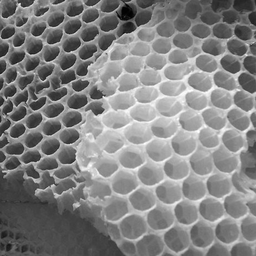
%> input picture 170070008_170070019_170070038_assignment_2_Filtering/3/data/honeyCombReal.png, 256 x 256 px
$ octave --eval "myPatchBasedFiltering(imread('../data/honeyCombReal.png'));"   (GNU Octave 9; MATLAB toolbox functions it lacks are replaced by stand-ins)
%> lines starting %> are read from the running program, lines starting %| are printed output that depends on the picture
function myPatchBasedFiltering(InputImage)

%Given: window and patch sizes
window_length = 25;
patch_length = 9;

%corrupting the image with noise
[ image_x, image_y ] = size(InputImage);
%> image_x = 256; image_y = 256
intensityrange = max(max(InputImage)) - min(min(InputImage));
%> intensityrange = 254
%disp(max(max(InputImage)));
gaussian_noise = 0.05*intensityrange*randn([image_x image_y]);
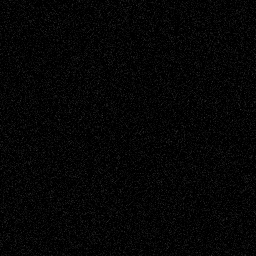
%> gaussian_noise: size 256x256 uint8; min 0, max 54, mean 5.1
CorruptedImage = InputImage + gaussian_noise;
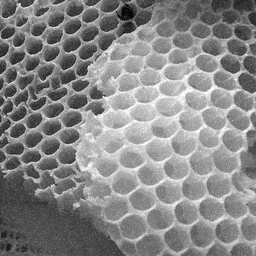
%> CorruptedImage: size 256x256 uint8; min 1, max 255, mean 134.8

Optimal_SD = 4; %optimal value found after iterations
SD_factoring = [1, 0.9, 1.1];
OutputImage = zeros(size(InputImage));

bar = waitbar(0,'Patch Based Filtering ..');
for k = 1:1:3
for i = 1:1:image_x
    for j = 1:1:image_y
        w_x_min = max(i-window_length,1);
        w_x_max = min(i+window_length,image_x);
        w_y_min = max(j-window_length,1);
        w_y_max = min(j+window_length,image_y);
        %window_size varies with pixel location, above lines of code return
        %the extreme coordinates of window around pixel iterated!!
        window = InputImage(w_x_min:w_x_max,w_y_min:w_y_max);
        [window_x,window_y] = size(window);

        pref_x_min = max(i-patch_length,1);
        pref_x_max = min(i+patch_length,image_x);
        pref_y_min = max(j-patch_length,1);
        pref_y_max = min(j+patch_length,image_y);
        %Patch_size varies with pixel location, above lines of code return
        %the extreme coordinates of REFERENCE patch around pixel iterated!!
        patch_ref = InputImage(pref_x_min:pref_x_max,pref_y_min:pref_y_max);
        [patch_ref_x,patch_ref_y] = size(patch_ref);

        weights = zeros(window_x,window_y);
        for ii = 1:1:window_x
        	for jj = 1:1:window_y
		         p_x_min = max(i-patch_length,1);
                 p_x_max = min(i+patch_length,image_x);
                 p_y_min = max(j-patch_length,1);
                 p_y_max = min(j+patch_length,image_y);
                 %Patch_size varies with pixel location, above lines of code return
                 %the extreme coordinates of other patchs within window (similar patches yet to be found below)!!
                 patch = InputImage(p_x_min:p_x_max,p_y_min:p_y_max);
                 [patch_x,patch_y] = size(patch);

		          if (patch_x==patch_ref_x && patch_x==patch_ref_x)
                    diff_patch = patch_ref - patch;
                  else
                    patch = patch(1:min(patch_x, patch_ref_x),1:min(patch_y,patch_ref_y));
                    normalised_ref_patch = patch_ref(1:min(patch_x, patch_ref_x),1:min(patch_y,patch_ref_y));
                    diff_patch = normalised_ref_patch - patch;
                  end
                  %Calculating relative weights for each pixel in the window
		          weights(ii,jj) = sum(sum(diff_patch.^2))/(size(diff_patch,1)*size(diff_patch,2));
        	end
        end

        %Calculating Normalised weight using gaussian with given Optimal_SD
        window_weight = exp(-1.*weights./((Optimal_SD.*SD_factoring(k))^2));
        window_weight = window_weight./(sum(sum(window_weight)));
        OutputImage(i,j) = sum(sum(window_weight.*window));

    end
    waitbar(i/size(InputImage,1), bar);
end

%Display Input Image
subplot(1,3,1);
imshow(mat2gray(InputImage)), colorbar;
title('Input Image')
%Display Corrupted Image
subplot(1,3,2);
imshow(mat2gray(CorruptedImage)), colorbar;
title('Corrupted Image')
%Display Output Image
subplot(1,3,3);
imshow(mat2gray(OutputImage)), colorbar;
title('Output Image')
%Calculating and displaying RSMD for given SD
diff_Image = OutputImage - InputImage;
RMSD = sqrt(sum(sum(diff_Image.^2))/(image_x*image_y));
disp(RMSD);
% Display SD
disp((Optimal_SD.*SD_factoring(k)));
end
%> (the run ends here)
